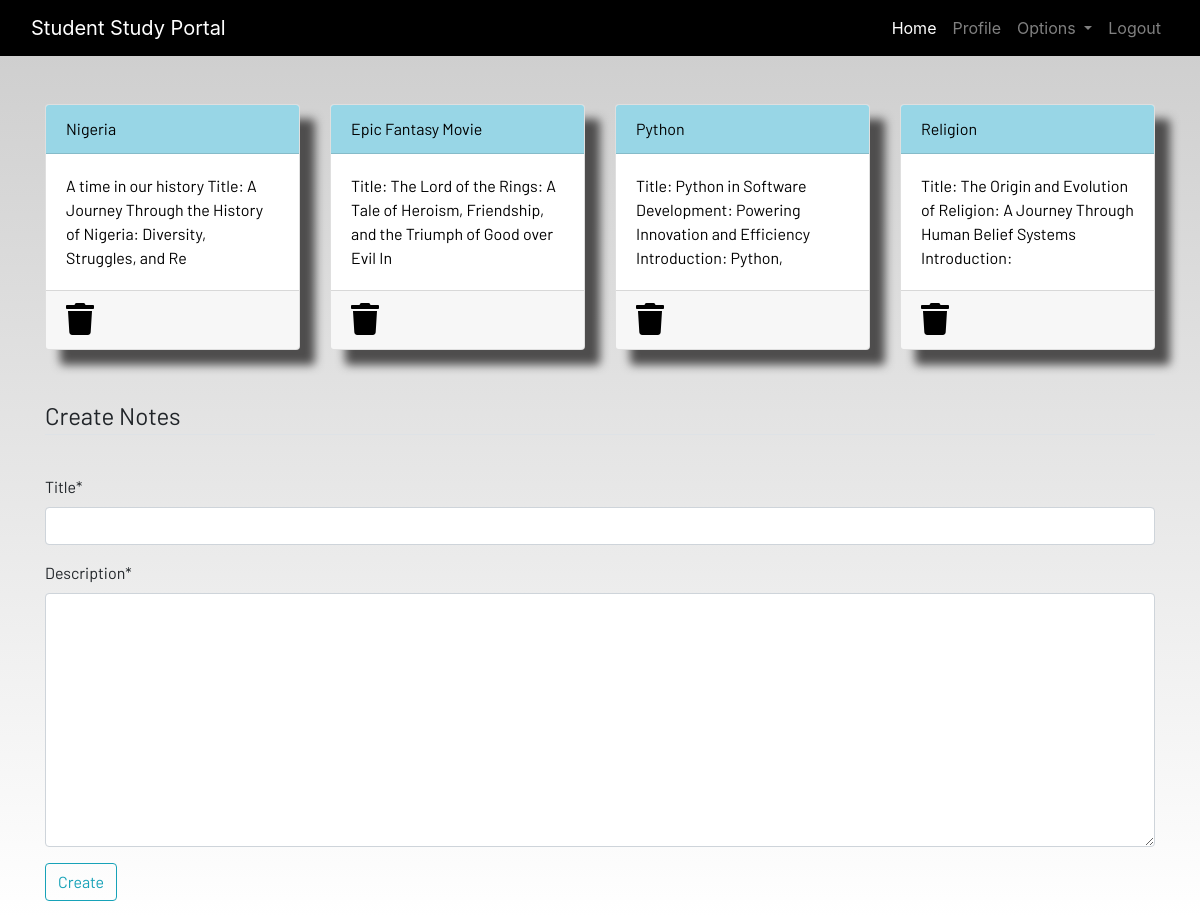
Screenshot of /notes/ (signed in) with the database file from the repository.
### dashboard/models.py (models this page shows, shortened)
class Notes(models.Model):
    user = models.ForeignKey(User, on_delete=models.CASCADE)
    title = models.CharField(max_length=500)
    description = models.TextField()
    class Meta:
        verbose_name = "notes"
        verbose_name_plural = "notes"

### dashboard/views.py (the view)
# urls.py: path("notes/", views.notes, name="notes"),
@login_required
def notes(request):
    if request.method == "POST":
        form = NotesForm(request.POST)
        if form.is_valid():
            notes = Notes(user=request.user, title=request.POST["title"], description=request.POST["description"])
            notes.save()
        messages.success(request, f"Note added from '{request.user.username}' successfully!")
    else:
        form = NotesForm()
    notes = Notes.objects.filter(user=request.user)
    context = {"notes":notes, "form":form}
    return render(request, "dashboard/notes.html", context)

### dashboard/forms.py
class NotesForm(forms.ModelForm):
    class Meta:
        model = Notes
        fields = ["title", "description"]

### dashboard/templates/dashboard/notes.html (shortened to what this page needs)
{% extends 'dashboard/base.html' %}
{% load static %}
{% load crispy_forms_tags %}
{% block content %}
<div class="container">
    <div class="row">
        {% for note in notes %}
        <div class="col-md-3">
            <a href="{% url 'notes-detail' note.id %}">
                <div class="card">
                    <div class="card-header">{{note.title}}</div>
                    <div class="card-body">{{note.description|slice:"0:100"}}</div>
                    <div class="card-footer mt-auto "><a href="{% url 'delete-note' note.id %}">
                        <i class="fa fa-trash fa-2x"></i></a>
                    </div>
                </div>
            </a>
        </div>
        {% endfor %}
        <br><br>
    </div>
</div>
<br><br>
<div class="container">
    <form method="POST">
        <fieldset class="form-group">
            <legend class="border-bottom mb-4">Create Notes</legend>
        </fieldset>
        {{form|crispy}}
        <div class="form-group">
            <button href="" class="btn btn-outline-info" type="submit">
                Create
            </button>
        </div>
    </form>
</div>
{% endblock content %}

### static/css/main.css (style rules this page uses)
html { scroll-behavior: smooth; height: 100%; width: 100%; }
.card { box-shadow: 15px 15px 10px rgb(78, 77, 77); }
a { text-decoration: none !important; color: black; }
.card-header { color: black !important; background: rgb(152, 214, 230) !important; transition: 0.3s ease-in; }
html, body { max-width: 100%; overflow-x: hidden; height: 100%; width: 100%; }
body { background: linear-gradient(rgba(0, 0, 0, 0.2), rgba(255, 255, 255, 0.5)); overflow-x: hidden; background-repeat: no-repeat; }
.card-header { background-color: rgb(133, 204, 231); }
.col-md-3 .card { width: 100%; height: 100%; }
.fa { color: black; }

### rows the page displays
Notes: title "Nigeria", description "A time in our history Title: A Journey Through the History of Nigeria: Diversity, Struggles, and Re"
Notes: title "Epic Fantasy Movie", description "Title: The Lord of the Rings: A Tale of Heroism, Friendship, and the Triumph of Good over Evil In"
Notes: title "Python", description "Title: Python in Software Development: Powering Innovation and Efficiency Introduction: Python,"
Notes: title "Religion", description "Title: The Origin and Evolution of Religion: A Journey Through Human Belief Systems Introduction:"
